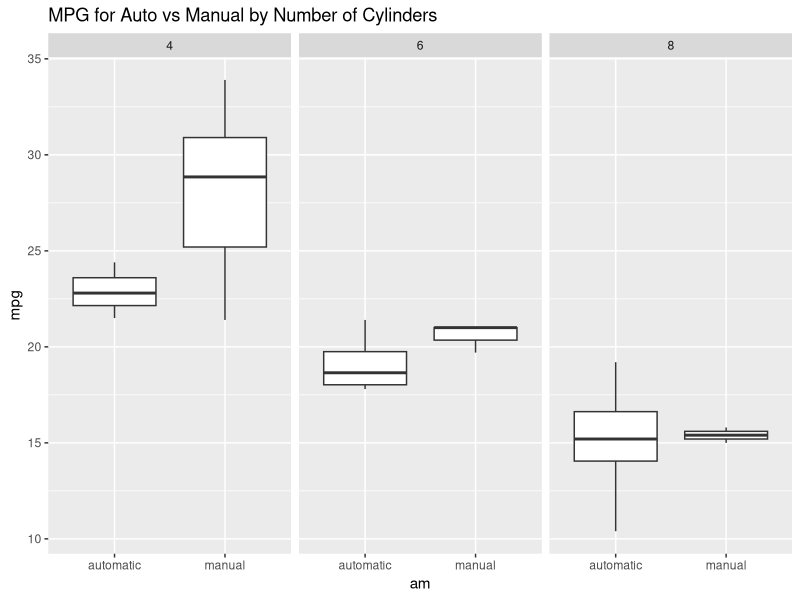
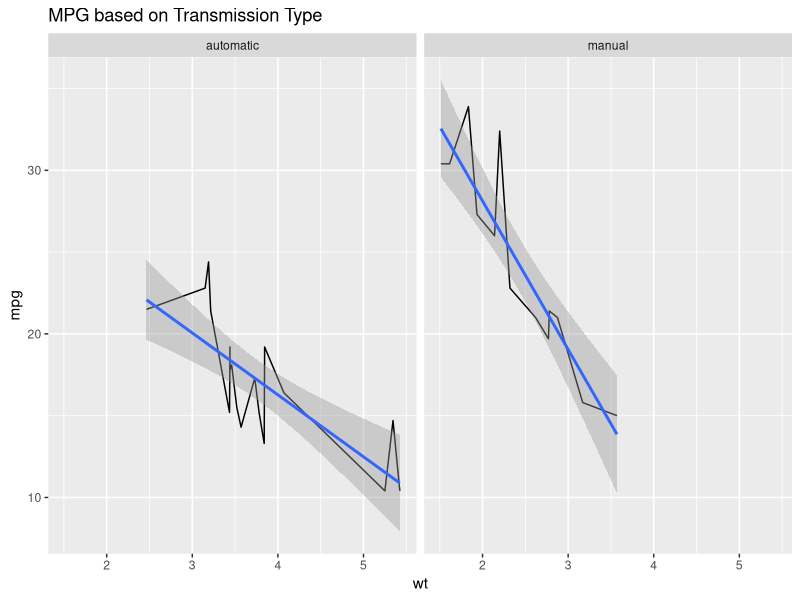

Write the R code that produced these figures, in order.
## ---- chunk 1
library(ggplot2)
library(dplyr)

data(mtcars)
## ---- chunk 2
mtcars <- 
  tbl_df(mtcars) %>%
  mutate(am = as.factor(ifelse(am == 0, "automatic", "manual")),
         cyl = as.factor(cyl))
## ---- chunk 3
glimpse(mtcars)
summary(mtcars)
## ---- chunk 4
ggplot(mtcars, aes(am, mpg, cyl)) + 
  geom_boxplot() +
  facet_grid(.~cyl) +
  ggtitle("MPG for Auto vs Manual by Number of Cylinders")

ggplot(mtcars, aes(wt, mpg, am))+ 
  geom_line() +
  geom_smooth(method = "lm") +
  facet_grid( .~am) +
  ggtitle("MPG based on Transmission Type")
## ---- chunk 5
fit2 <- lm(mpg ~ am + cyl + wt, data = mtcars)
summary(fit2)
